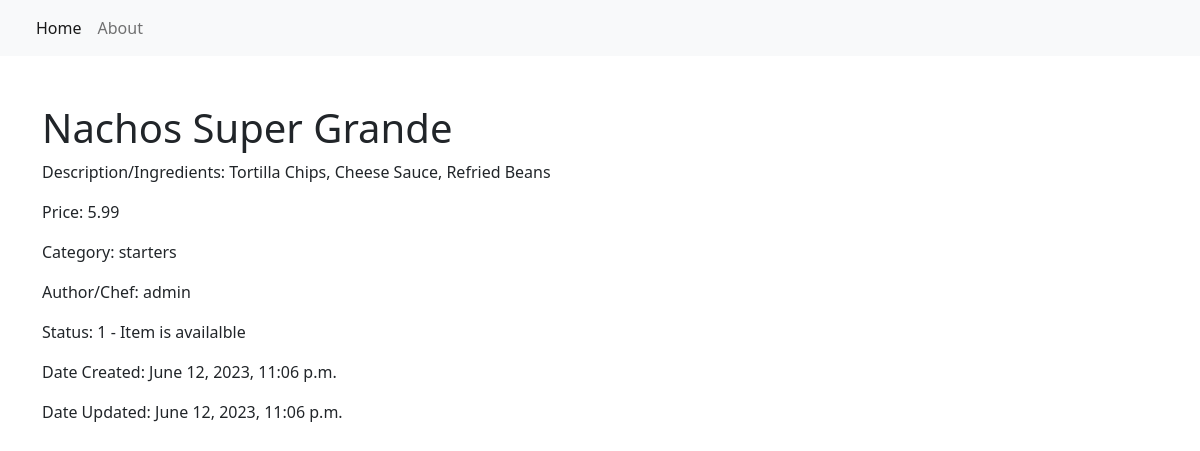
The page /item/5/ on the database its author committed.
### restaurant_menu/models.py (models this page shows, shortened)
class Item(models.Model):
    meal = models.CharField(max_length=1000, unique=True)
    description = models.CharField(max_length=2000)
    price = models.DecimalField(max_digits=10, decimal_places=2)
    meal_type = models.CharField(max_length=200, choices=MEAL_TYPE)
    author = models.ForeignKey(User, on_delete=models.PROTECT)
    status = models.IntegerField(choices=STATUS, default=1)
    date_created = models.DateTimeField(auto_now_add=True)
    date_updated = models.DateTimeField(auto_now=True)

### restaurant_menu/views.py (the view)
# urls.py: path('item/<int:pk>/', views.MenuItemDetail.as_view(), name="menu_item")
class MenuItemDetail(generic.DetailView):
    model = Item
    template_name = "menu_item_detail.html"

### templates/menu_item_detail.html (shortened to what this page needs)
{% extends "base.html" %}
{% block content %}
    <div class="container">
        <h1 class="pt-5">{{ item.meal }}</h1>
            <p>Description/Ingredients: {{ item.description }}</p>
            <p>Price: {{ item.price }}</p>
            <p>Category: {{ item.meal_type }}</p>
            <p>Author/Chef: {{ item.author }}</p>
                {% if item.status == 1 %}
                <p>Status: {{ item.status }} - Item is availalble</p>
                {% endif %}
            <p>Date Created: {{ item.date_created }}</p>
            <p>Date Updated: {{ item.date_updated }}</p>
    </div>
{% endblock content %}

### rows shown on the page
Item: meal "Nachos Super Grande", description "Tortilla Chips, Cheese Sauce, Refried Beans", price "5.99", meal_type "starters", author "admin", status "1", date_created "June 12, 2023, 11:06 p.m.", date_updated "June 12, 2023, 11:06 p.m."
